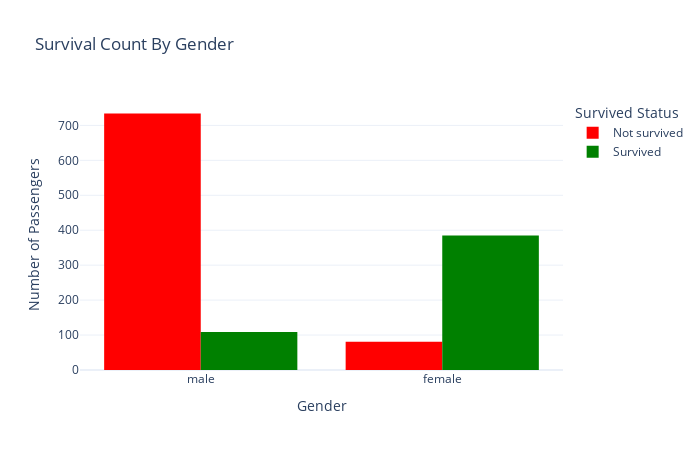

Notebook source saved alongside this figure:
### Code cell
fig = px.histogram(
    Titanic_data,
    x = 'Sex',
    color = 'Survived Status',
    barmode = 'group',
    title = 'Survival Count By Gender',
    labels={'Sex': 'Gender', 'count': 'Passenger Count'},
    color_discrete_map={'Survived': 'green', 'Not survived': 'red'}
    
)
fig.update_layout(
    xaxis_title='Gender',
    yaxis_title='Number of Passengers',
    bargap=0.2,
    template='plotly_white',
    height = 450,
    width = 700
)
fig.show()

### Figure 1 — Plotly figure (JSON) as saved in the notebook; plotly's stock layout.template omitted (floating-point values rounded to 4 significant figures; data arrays with more than 128 entries replaced by an {"elided": "..."} marker saying what was removed)
{"data": [{"alignmentgroup": "True", "bingroup": "x", "hovertemplate": "Survived Status=Not survived<br>Gender=%{x}<br>count=%{y}<extra></extra>", "legendgroup": "Not survived", "marker": {"color": "red", "pattern": {"shape": ""}}, "name": "Not survived", "offsetgroup": "Not survived", "orientation": "v", "showlegend": true, "type": "histogram", "x": {"elided": "815 str values"}, "xaxis": "x", "yaxis": "y"}, {"alignmentgroup": "True", "bingroup": "x", "hovertemplate": "Survived Status=Survived<br>Gender=%{x}<br>count=%{y}<extra></extra>", "legendgroup": "Survived", "marker": {"color": "green", "pattern": {"shape": ""}}, "name": "Survived", "offsetgroup": "Survived", "orientation": "v", "showlegend": true, "type": "histogram", "x": {"elided": "494 str values"}, "xaxis": "x", "yaxis": "y"}], "layout": {"bargap": 0.2, "barmode": "group", "height": 450, "legend": {"title": {"text": "Survived Status"}, "tracegroupgap": 0}, "title": {"text": "Survival Count By Gender"}, "width": 700, "xaxis": {"anchor": "y", "domain": [0, 1], "title": {"text": "Gender"}}, "yaxis": {"anchor": "x", "domain": [0, 1], "title": {"text": "Number of Passengers"}}}}
